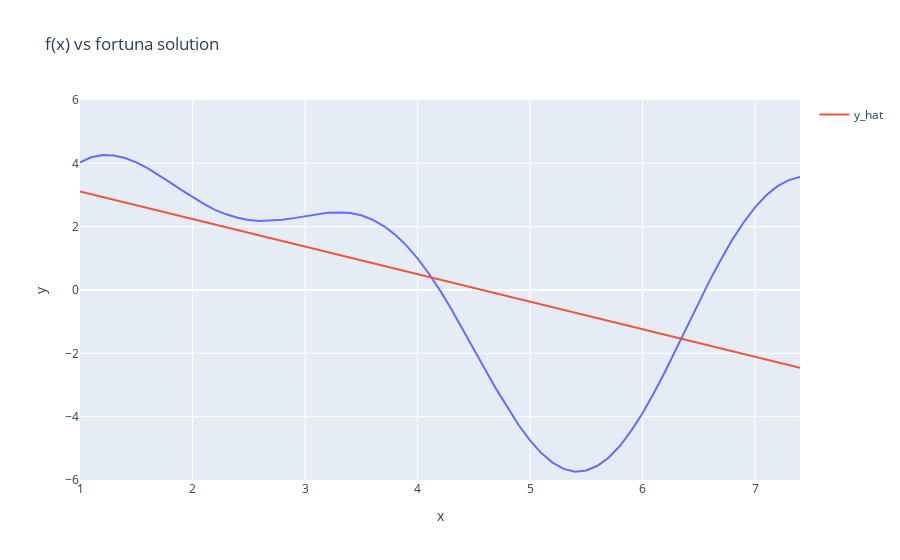

This figure's notebook cell:
### Markdown cell above
# Task 4 -- Revisit the Fortuna Algorithm

Below is a implementation of Fortuna that uses fits linear function $f_{\theta} = a x + b$ where $\theta = \{a,b\}$ to a function $g(x)$.  
However, as is evidently from the graph, $g(x)$ is not a linear function.  

1) Change the code to instead use $f_{\theta}(x) = \sum\limits_{k=1}^{3} \Psi_k \sin(\gamma_k (x + \omega_k)) $.  
  Such that $|\theta| = 9$, where each parameter $c$ in $\theta$ is in $[-4. 4]$.  
That is, $f_{\theta}(x)$ is a sum of three sin terms. **Do not change the range of the sample\_theta function.**

3) However, it seems Fortuna (on average) struggles to find the optimal parameters $\theta$.  
Therefore you will have to innovate and change the Fortuna algorithm so that it faster finds "better solutions".
What changes did you make and **why** did you make them, and how did you measure how efficient these changes were?  
A excellent solution here will have an expected best loss of less than 5 using 100000 guesses. (take the average over 100 runs).
**But ANY improvment is sufficient to pass!**  

4) Using your newly made modified Fortuna Algorithm optimize the function: $h(x) = \mu - (\zeta sin(\kappa x) )  (\tau (x + \lambda))$ .  
The y values for this function can be found in the numpy array ys_h_1 (in the code below).  
Also test the values for ys_h_2. (the x is the same for all functions).

Does your new and improved Fortuna outperform the regular fortuna on this function as well? Why?   
**Remember to change your model to match $h(x)$**


4) [**Optional**] Develop a multiprocces implemention of the Fortuna algorithm using python's multiprocessing library (https://docs.python.org/3/library/multiprocessing.html).  
How are the speed ups? Are Fortuna really suited to parallel execution?

### Code cell
%%time
# the magic %%time has to be the first line in the cell, and reports the total exec time of the cell.

import random
import numpy as np
import plotly.express as px
import tqdm


def predict(x, theta):
    # change to sum of 3 sin() terms. 
    # use np.sin() and not math.sin().
    a, b = theta
    return a*x + b # this is the model


def sample_theta(size_of_theta):
    # Do NOT CHANGE.
    theta = np.random.uniform(-4, 4, size=size_of_theta)
    return theta


def get_loss(y_hat, ys):
    # No change needed, returns quadratic loss.
    loss = ((y_hat - ys)**2).sum()
    return loss

xs = np.array([1.0, 1.1, 1.2, 1.3, 1.4, 1.5, 1.6, 1.7, 1.8, 1.9, 2.0, 2.1, 2.2, 2.3, 2.4, 2.5, 2.6, 2.7, 2.8, 2.9, 3.0, 3.1, 3.2, 3.3, 3.4, 3.5, 3.6, 3.7, 3.8, 3.9, 4.0, 4.1, 4.2, 4.3, 4.4, 4.5, 4.6, 4.7, 4.8, 4.9, 5.0, 5.1, 5.2, 5.3, 5.4, 5.5, 5.6, 5.7, 5.8, 5.9, 6.0, 6.1, 6.2, 6.3, 6.4, 6.5, 6.6, 6.7, 6.8, 6.9, 7.0, 7.1, 7.2, 7.3, 7.4])
ys = np.array([4.03, 4.19, 4.26, 4.25, 4.17, 4.03, 3.85, 3.63, 3.40, 3.16, 2.93, 2.72, 2.53, 2.39, 2.28, 2.21, 2.18, 2.19, 2.22, 2.27, 2.33, 2.39, 2.44, 2.45, 2.43, 2.36, 2.22, 2.02, 1.75, 1.41, 1.00, 0.52, -0.01, -0.60, -1.22, -1.86, -2.50, -3.13, -3.72, -4.27, -4.75, -5.15, -5.45, -5.65, -5.74, -5.70, -5.55, -5.29, -4.92, -4.44, -3.89, -3.26, -2.58, -1.86, -1.12, -0.39, 0.32, 0.98, 1.60, 2.14, 2.61, 2.99, 3.28, 3.47, 3.57])

# 
ys_h_1 = np.array([15.98, 21.42, 24.1, 23.87, 21.0, 16.11, 10.06, 3.79, -1.8, -6.01, -8.39, -8.82, -7.47, -4.77, -1.3, 2.31, 5.49, 7.81, 9.04, 9.18, 8.44, 7.15, 5.72, 4.54, 3.89, 3.9, 4.52, 5.54, 6.63, 7.39, 7.49, 6.7, 4.97, 2.44, -0.54, -3.48, -5.8, -6.98, -6.61, -4.51, -0.79, 4.2, 9.8, 15.21, 19.57, 22.09, 22.2, 19.63, 14.52, 7.41, -0.83, -9.07, -16.11, -20.83, -22.36, -20.27, -14.59, -5.91, 4.72, 15.9, 26.06, 33.69, 37.58, 36.94, 31.64])
ys_h_2 = np.array([[5.87, 5.83, 5.74, 5.62, 5.48, 16.58, 18.21, 18.49, 17.54, 15.54, 4.15, 3.9, 3.65, 3.42, 3.2, -1.9, -3.32, -3.97, -3.91, -3.27, 2.38, 2.36, 2.39, 2.46, 2.57, 2.2, 1.93, 1.22, 0.17, -1.06, 4.18, 4.59, 5.04, 5.52, 6.02, -1.49, 0.74, 3.55, 6.75, 10.06, 9.39, 9.95, 10.5, 11.02, 11.52, 16.0, 12.82, 8.47, 3.21, -2.62, 13.61, 13.76, 13.84, 13.84, 13.77, -24.16, -22.03, -17.9, -11.95, -4.55, 11.63, 10.99, 10.27, 9.47, 8.61]])

# change to the size of theta ( 9 ) (for h(x) how many parameters does it have?)
n_params = 2

best_loss = float('inf')
best_theta = sample_theta(n_params)

for _ in tqdm.tqdm(range(100000)): 
    curr_theta = sample_theta(n_params)
    y_hat = predict(xs, curr_theta)
    curr_loss = get_loss(y_hat, ys)

    if best_loss > curr_loss:
        best_loss = curr_loss
        best_theta = curr_theta
            
        
print("best loss:", best_loss)
print("theta:", best_theta)    
    
    
fig = px.line(x=xs, y=ys, title="f(x) vs Fortuna solution")
fig.add_scatter(x=xs, y=predict(xs, best_theta), mode='lines', name="y_hat")
fig.update_layout(xaxis_range=[xs.min(),xs.max()], yaxis_range=[-6,6])
fig.show()


# to get a solid estimate -> you should train at least 100 models and take the average performance.

### Figure 1 — Plotly figure (JSON) as saved in the notebook; plotly's stock layout.template omitted (floating-point values rounded to 4 significant figures)
{"data": [{"hovertemplate": "x=%{x}<br>y=%{y}<extra></extra>", "legendgroup": "", "line": {"color": "#636efa", "dash": "solid"}, "marker": {"symbol": "circle"}, "mode": "lines", "name": "", "orientation": "v", "showlegend": false, "type": "scatter", "x": [1, 1.1, 1.2, 1.3, 1.4, 1.5, 1.6, 1.7, 1.8, 1.9, 2, 2.1, 2.2, 2.3, 2.4, 2.5, 2.6, 2.7, 2.8, 2.9, 3, 3.1, 3.2, 3.3, 3.4, 3.5, 3.6, 3.7, 3.8, 3.9, 4, 4.1, 4.2, 4.3, 4.4, 4.5, 4.6, 4.7, 4.8, 4.9, 5, 5.1, 5.2, 5.3, 5.4, 5.5, 5.6, 5.7, 5.8, 5.9, 6, 6.1, 6.2, 6.3, 6.4, 6.5, 6.6, 6.7, 6.8, 6.9, 7, 7.1, 7.2, 7.3, 7.4], "xaxis": "x", "y": [4.03, 4.19, 4.26, 4.25, 4.17, 4.03, 3.85, 3.63, 3.4, 3.16, 2.93, 2.72, 2.53, 2.39, 2.28, 2.21, 2.18, 2.19, 2.22, 2.27, 2.33, 2.39, 2.44, 2.45, 2.43, 2.36, 2.22, 2.02, 1.75, 1.41, 1, 0.52, -0.01, -0.6, -1.22, -1.86, -2.5, -3.13, -3.72, -4.27, -4.75, -5.15, -5.45, -5.65, -5.74, -5.7, -5.55, -5.29, -4.92, -4.44, -3.89, -3.26, -2.58, -1.86, -1.12, -0.39, 0.32, 0.98, 1.6, 2.14, 2.61, 2.99, 3.28, 3.47, 3.57], "yaxis": "y"}, {"mode": "lines", "name": "y_hat", "type": "scatter", "x": [1, 1.1, 1.2, 1.3, 1.4, 1.5, 1.6, 1.7, 1.8, 1.9, 2, 2.1, 2.2, 2.3, 2.4, 2.5, 2.6, 2.7, 2.8, 2.9, 3, 3.1, 3.2, 3.3, 3.4, 3.5, 3.6, 3.7, 3.8, 3.9, 4, 4.1, 4.2, 4.3, 4.4, 4.5, 4.6, 4.7, 4.8, 4.9, 5, 5.1, 5.2, 5.3, 5.4, 5.5, 5.6, 5.7, 5.8, 5.9, 6, 6.1, 6.2, 6.3, 6.4, 6.5, 6.6, 6.7, 6.8, 6.9, 7, 7.1, 7.2, 7.3, 7.4], "y": [3.11, 3.023, 2.937, 2.85, 2.763, 2.676, 2.589, 2.502, 2.415, 2.328, 2.241, 2.154, 2.067, 1.98, 1.893, 1.806, 1.719, 1.632, 1.545, 1.458, 1.371, 1.284, 1.197, 1.11, 1.023, 0.936, 0.8491, 0.7621, 0.6751, 0.5881, 0.5012, 0.4142, 0.3272, 0.2402, 0.1533, 0.06628, -0.02069, -0.1077, -0.1946, -0.2816, -0.3686, -0.4556, -0.5426, -0.6295, -0.7165, -0.8035, -0.8905, -0.9774, -1.064, -1.151, -1.238, -1.325, -1.412, -1.499, -1.586, -1.673, -1.76, -1.847, -1.934, -2.021, -2.108, -2.195, -2.282, -2.369, -2.456]}], "layout": {"legend": {"tracegroupgap": 0}, "title": {"text": "f(x) vs fortuna solution"}, "xaxis": {"anchor": "y", "domain": [0, 1], "range": [1, 7.4], "title": {"text": "x"}}, "yaxis": {"anchor": "x", "domain": [0, 1], "range": [-6, 6], "title": {"text": "y"}}}}
